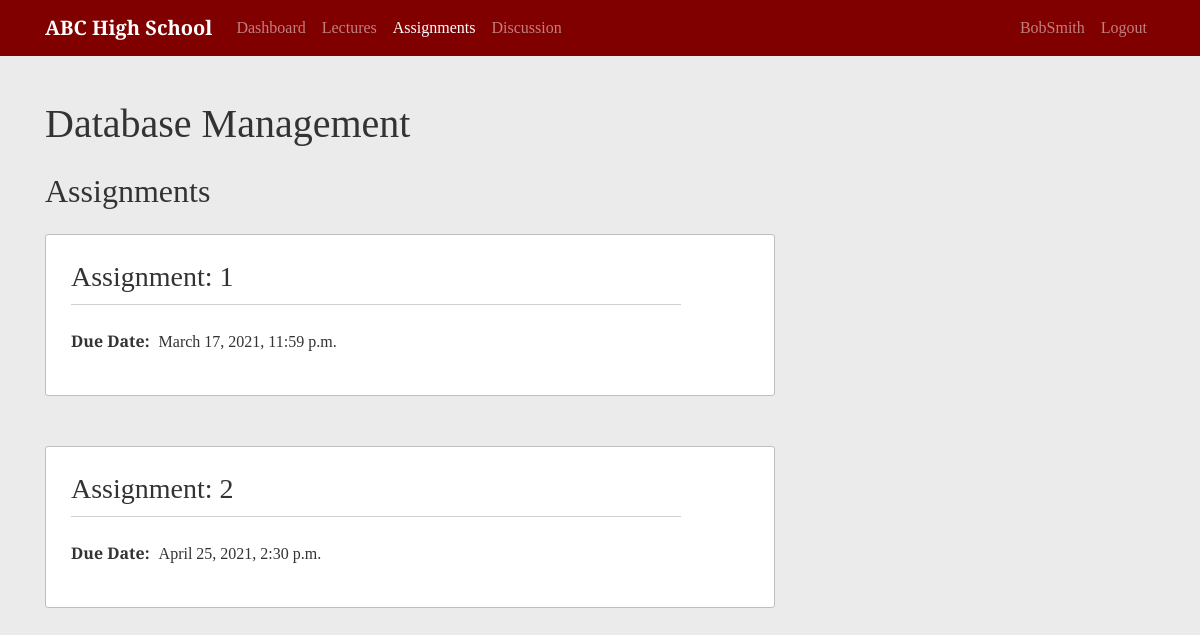
Page /course/1/assignments/ (signed in) on the earlier database version.
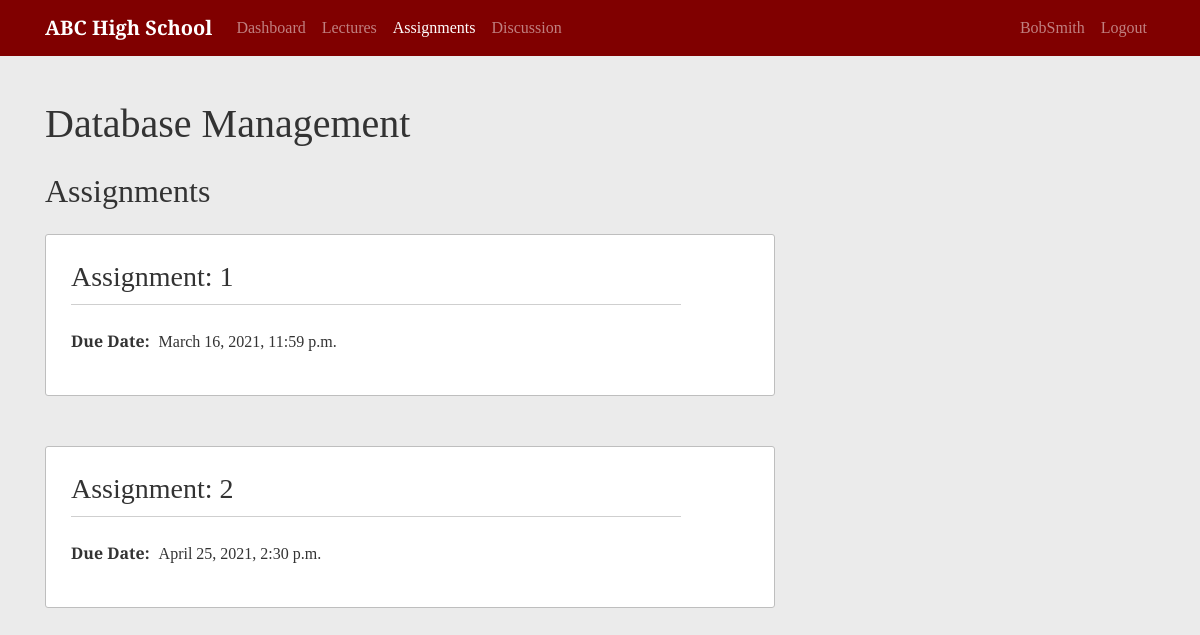
Same page on the later database version.
### school/models.py (models this page shows, shortened)
class Assignment(models.Model):
    course = models.ForeignKey(Course, on_delete=models.CASCADE)
    due_date = models.DateTimeField()
    assignment_number = models.PositiveIntegerField()
    content = models.FileField(upload_to='file_uploads', null=True)
    class Meta:
        unique_together = ['course', 'assignment_number']

### school/views.py (the view, shortened to what this page needs)
# urls.py: path('course/<int:course_id>/assignments/', AssignmentListView.as_view(), name='assignment-list'),
class AssignmentListView(LoginRequiredMixin, UserPassesTestMixin, ListView):
    model = Assignment
    template_name = 'school/assignment.html'
    context_object_name = 'assignments'
    def get_queryset(self):
        user = self.request.user
        queryset = {}
        course = get_object_or_404(Course, id=self.kwargs.get('course_id'))
        instructor = Instructor.objects.filter(user=user).first()
        queryset['assignment_list']= Assignment.objects.filter(course=course)
        queryset['course'] = course
        queryset['instructor'] = instructor
        return queryset
    def test_func(self):
        user = self.request.user
        student = Student.objects.filter(user=user).first()
        course_id = self.kwargs.get('course_id')
        course = get_object_or_404(Course, id=self.kwargs.get('course_id'))
        if student:
            if EnrolledIn.objects.filter(student=student, course=course_id).exists():
                return True
            if AssistsIn.objects.filter(student=student, course=course_id).exists():
                return True

### school/templates/school/assignment.html (shortened to what this page needs)
{% extends "school/course.html" %}
{% block content %}
<h1 class="mb-4">{{assignments.course.course_name}}</h1>
  {% if not assignments.assignment_list %}
    <p class="lead">Assignments have not been posted</p>
    {% else %}
    <h2 class="mb-4">Assignments</h2>
    {% for assignment in assignments.assignment_list %}
      <article class="content-section">
        <h3 class="content-title"><a class="title-link" href="{% url 'assignment-detail' view.kwargs.course_id assignment.id %}">Assignment: {{ assignment.assignment_number }}</a></h3>
        <p>
          <span class="data-title">Due Date:</span>
          <span class="data-content">{{ assignment.due_date }}</span>
        </p>
      </article>
    {% endfor %}
  {% endif %}
{% endblock content %}

Differences in the rows shown:
changed Assignment: due_date "March 17, 2021, 11:59 p.m." → "March 16, 2021, 11:59 p.m."
